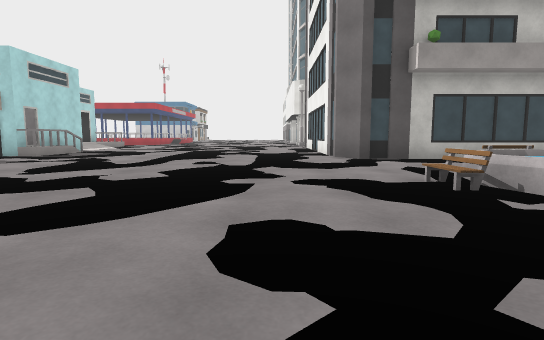
[1] (above)

24 first-person views from a walk through a scene from a Unity 3-D project. The camera is 1.2 m above the floor, tilts 6° down and sees 80° across. The floor is counted in squares, 2 m on a side. Each view is taken from the middle of a square. On the plan, view 1 faces up. The plan holds only what a view shows up to about 10 squares ahead; the rest is blank. The place goes on beyond the plan. The player character is not drawn. Surface patterns are stand-ins for the level's own textures.

[2]
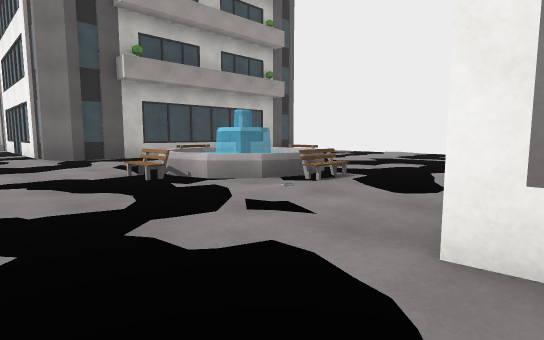

[3]
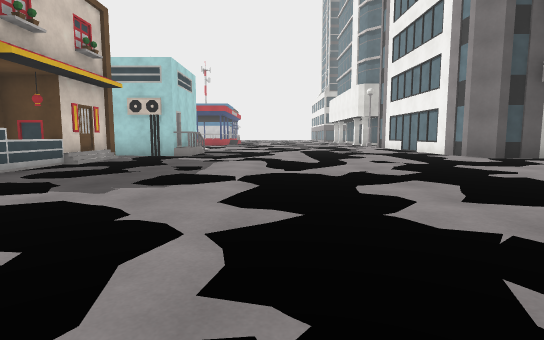

[4]
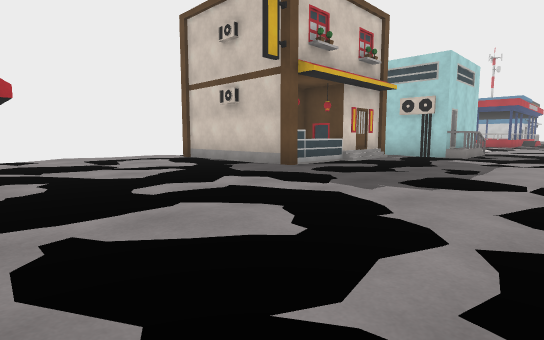

[5]
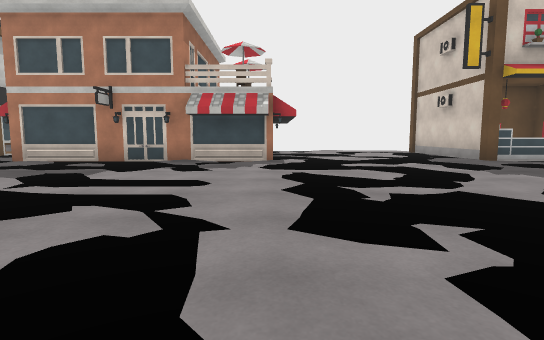

[6]
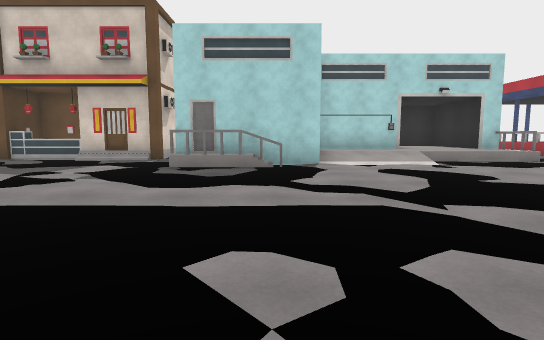

[7]
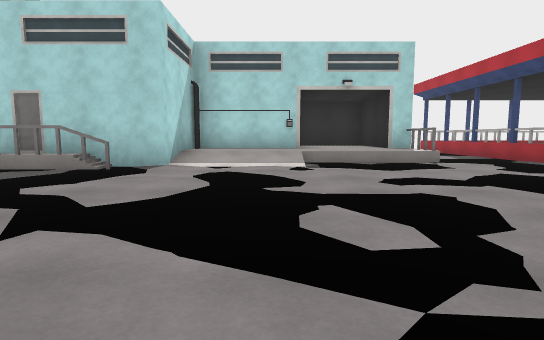

[8]
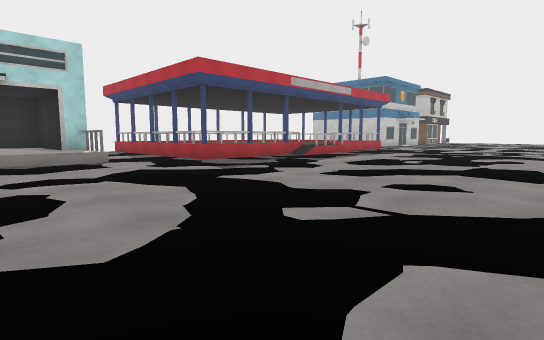

[9]
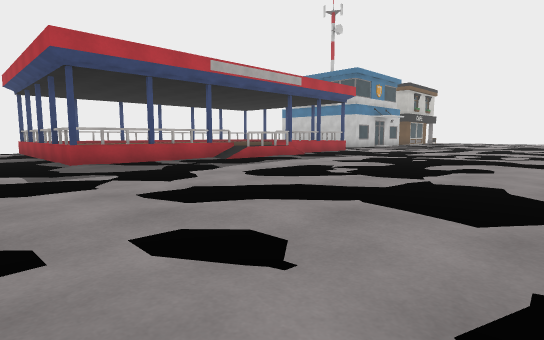

[10]
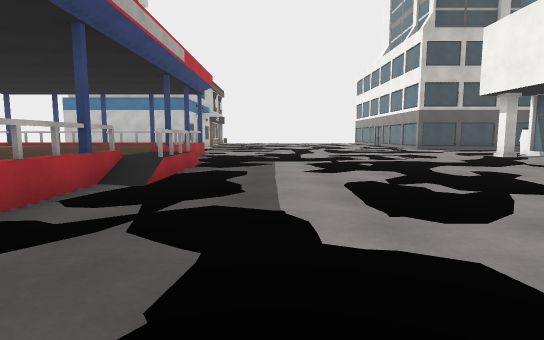

[11]
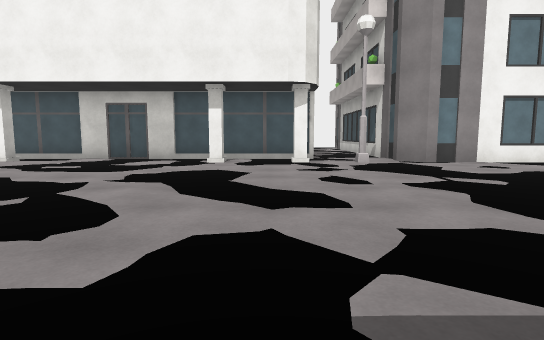

[12]
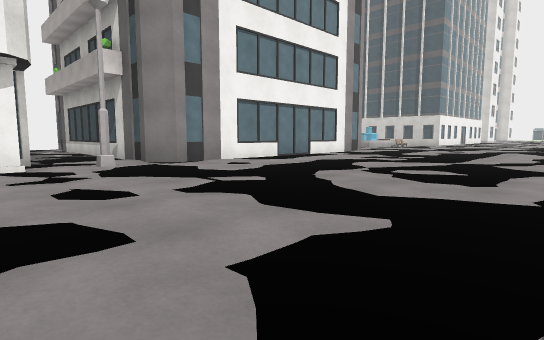

[13]
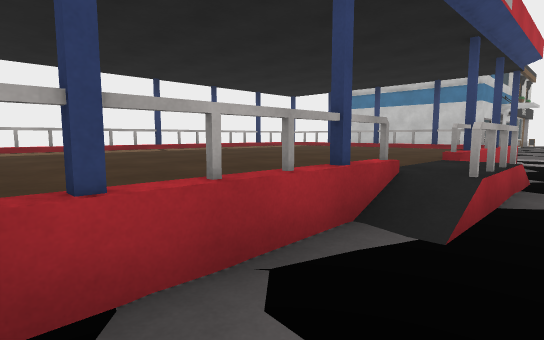

[14]
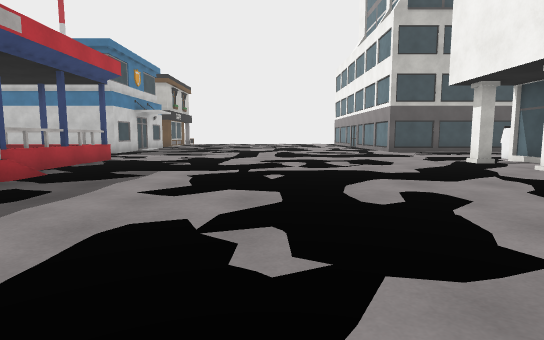

[15]
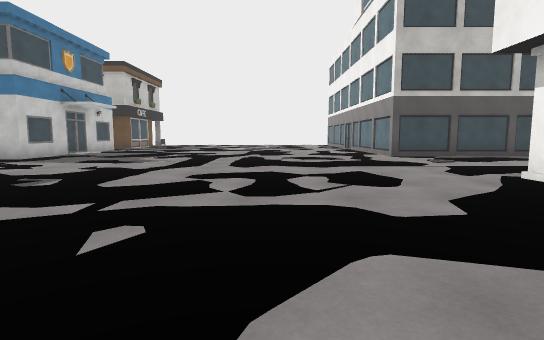

[16]
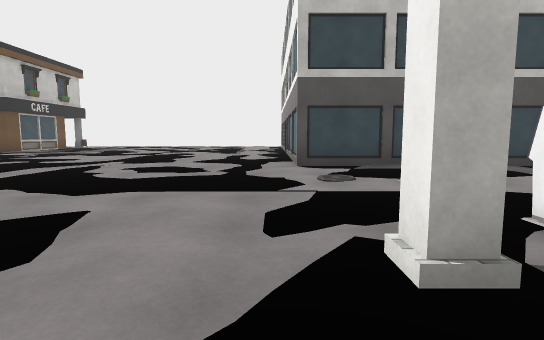

[17]
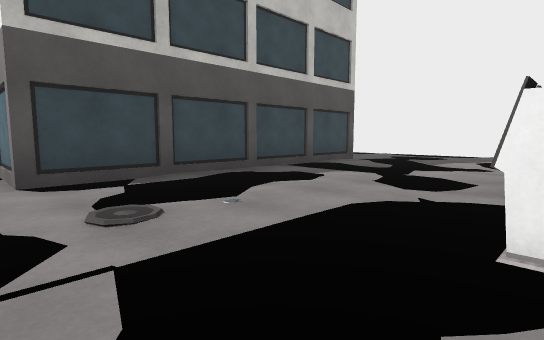

[18]
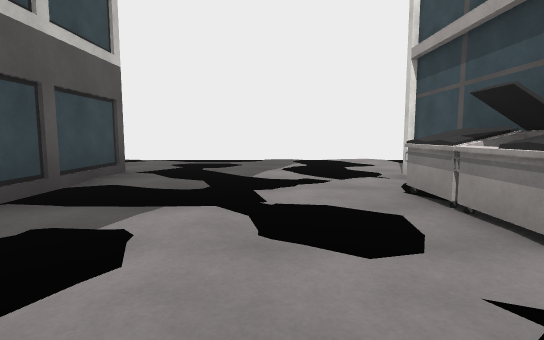

[19]
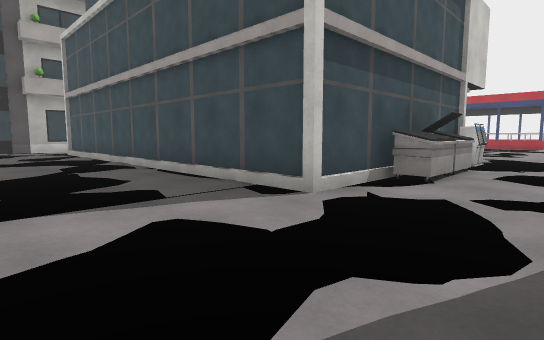

[20]
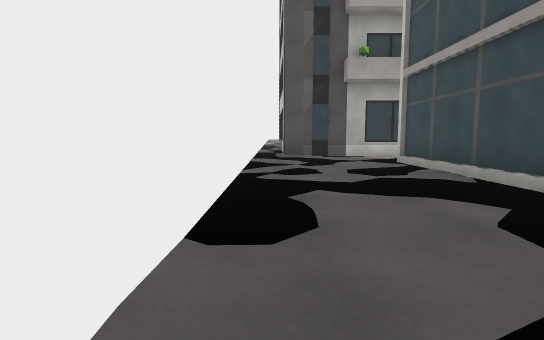

[21]
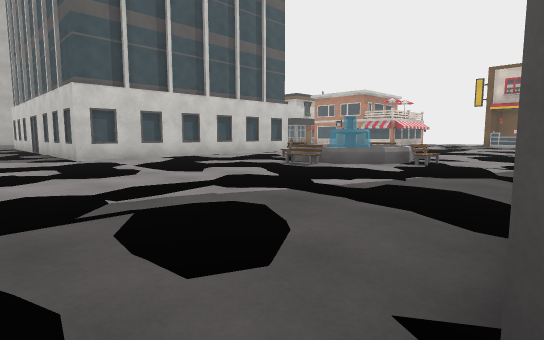

[22]
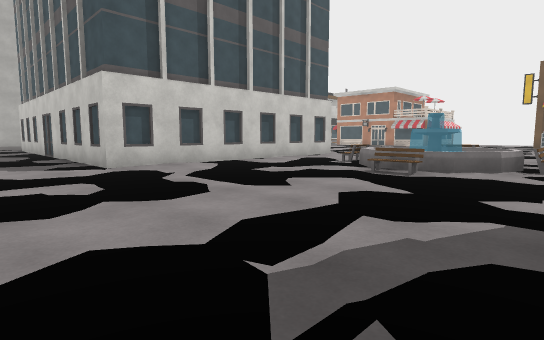

[23]
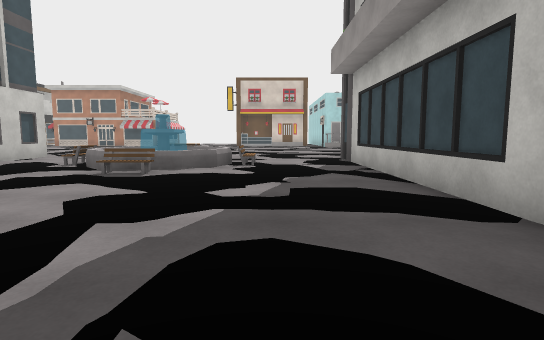

[24]
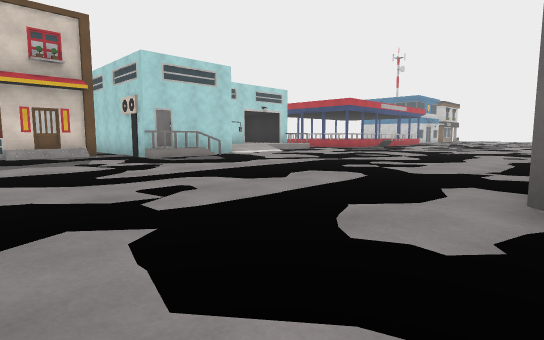

### Floor plan
Key: @ floor where view 1 was taken; # wall or solid block; x gap in a wall; . main floor; : floor 0.25 m higher than the main floor; + floor 0.5 m higher than the main floor; * floor 0.75 m higher than the main floor; / step, stairs or slope; = window, fence, low wall or low ledge; ~ water the walk can cross; ≈ water the walk keeps out of; ^ raised ledge; B building; E bench; F fountain; O other object.
Columns run from 13 left of view 1 to 11 right of it. Each row starts with its distance up from view 1.
 34     #~.~.~~.:..######B.:.
 33     B~..~~..~....~:~~:.~~
 32     ~~:~.~.~:..~~~~~.~.~~
 31      ~...~.~~~~:::~.~:.:.
 30       ~.~~.:.:.~~~...~~~~
 29  xxxx##.~.~~~.~.O~OO~..~.
 28 #****#=~..~~.:~≈#    #...
 27 =****=~~~~...~..#    #..
 26 #****#=~.~.~~~:≈#    #.~~
 25 #**** #.:.~...~.#    #.~:
 24 #**** #~.....~~~#    #~:~
 23 #****#=~:~.~:~..#    #~.~
 22 =****=.~.~~.~:~~#    #~.~
 21   ***#=.~..~~..B#    #~..
 20  xxxx##:~~~.::.~#    #...
 19  .~:~~~~.~...~~BB    B.~.
 18    :~≈:.~.~~:~.O.~.. ~.~.
 17  ###+/~:~~~~~~~.##BBB###~
 16  #+++/~.~.:.~..##      #~
 15    ++~~:.~~.~..#
 14    #++..~~~.~.~B
 13    #++~...~.~:~#
 12    ####~.~.~.:~#
 11       #~~..~.:.B
 10       #..~.~~~~#
  9     ###.~..~:~.#
  8     #/~....~.~.###BBB###~
  7    ##/~..~...~.~~~...~:.~
  6    ##~~.:~~.~~~...~~.~.~.
  5    #^.~.....~.:..E.~~~..
  4 .####.~.~~.~~.~EFFFE~..:.
  3 ..~~..~..~..~:~.FFF.~~...
  2 ..:~~..~:~~~.~.~.E~..~~.~
  1 ..~..~~.~~~.:..~:~~~~.~~.
  0 ~.~.~~~.~..~ @~....~::.:
 -1     #.~.....~..B#######.
 -2     #~..~~.~          #.
 -3     #...~~.           #~
 -4     #~~.~~            #.
 -5     #.~::             ~:

Positions as (right, up) in squares from view 1, and headings:
1: (0, 0), facing up
2: (0, -1), facing up-right
3: (-4, -1), facing up
4: (-4, -1), facing up-left
5: (-1, -1), facing left
6: (0, 11), facing left
7: (-1, 14), facing left
8: (0, 15), facing up-left
9: (0, 18), facing up-left
10: (-5, 19), facing up
11: (-6, 20), facing right
12: (-5, 20), facing down-right
13: (-6, 21), facing up-left
14: (-3, 21), facing up
15: (-2, 24), facing up
16: (1, 27), facing up
17: (1, 29), facing up-right
18: (3, 31), facing right
19: (11, 31), facing down-left
20: (11, 26), facing down
21: (11, 8), facing down-left
22: (11, 6), facing down-left
23: (11, 6), facing left
24: (2, 5), facing up-left
